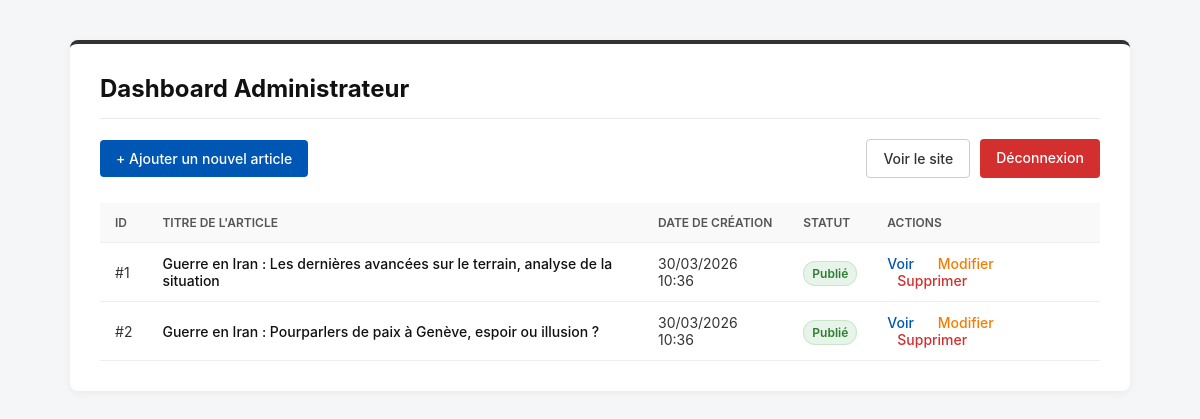
Page /admin/dashboard.php (signed in) on the committed database.
### tables this page shows
CREATE TABLE articles (
    id INTEGER PRIMARY KEY AUTOINCREMENT,
    title VARCHAR(255) NOT NULL,
    slug VARCHAR(255) NOT NULL UNIQUE,
    header_image VARCHAR(255),
    image_alt VARCHAR(255),
    content TEXT,
    created_at DATETIME DEFAULT CURRENT_TIMESTAMP,
    is_published BOOLEAN DEFAULT 1
);

### admin/dashboard.php (the view, shortened to what this page needs)
<?php
require_once '../includes/db.php';
$stmt = $pdo->query("SELECT * FROM articles ORDER BY created_at DESC");
$articles = $stmt->fetchAll();
?>
<!DOCTYPE html>
<html lang="fr">
<head>
</head>
<body>
    <div class="container">
        <h1>Dashboard Administrateur</h1>
        <div class="admin-nav">
            <a href="add_article.php" class="btn">+ Ajouter un nouvel article</a>
            <div class="nav-links-right">
                <a href="/rewriting/" target="_blank" class="btn btn-outline">Voir le site</a>
                <a href="logout.php" class="btn btn-danger">Déconnexion</a>
            </div>
        </div>
        <table>
            <thead>
                <tr>
                    <th>ID</th>
                    <th>Titre de l'article</th>
                    <th>Date de Création</th>
                    <th>Statut</th>
                    <th>Actions</th>
                </tr>
            </thead>
            <tbody>
                <?php foreach($articles as $a): ?>
                <tr>
                    <td>#<?php echo $a['id']; ?></td>
                    <td style="font-weight: 500; color: #111;"><?php echo htmlspecialchars($a['title']); ?></td>
                    <td><?php echo date('d/m/Y H:i', strtotime($a['created_at'])); ?></td>
                    <td><span class="status-badge"><?php echo $a['is_published'] ? 'Publié' : 'Brouillon'; ?></span></td>
                    <td class="actions">
                        <a href="/rewriting/article/<?php echo $a['slug']; ?>-<?php echo $a['id']; ?>.html" target="_blank" class="view-link">Voir</a>
                        <a href="edit_article.php?id=<?php echo $a['id']; ?>" class="edit-link">Modifier</a>
                        <a href="delete_article.php?id=<?php echo $a['id']; ?>" onclick="return confirm('Êtes-vous sûr de vouloir supprimer cet article ?');" class="delete-link">Supprimer</a>
                    </td>
                </tr>
                <?php endforeach; ?>
            </tbody>
        </table>
    </div>
</body>
</html>

### admin/dashboard.php (style rules this page uses)
body { font-family: -apple-system, BlinkMacSystemFont, "Segoe UI", Roboto, Helvetica, Arial, sans-serif; background: #f4f6f8; color: #333; margin: 0; padding: 40px 20px; }
.container { max-width: 1000px; margin: 0 auto; background: #fff; padding: 30px; border-radius: 8px; box-shadow: 0 2px 8px rgba(0,0,0,0.05); border-top: 4px solid #333; }
h1 { margin-top: 0; color: #111; border-bottom: 1px solid #eaeaea; padding-bottom: 15px; font-size: 24px; }
.admin-nav { display: flex; justify-content: space-between; align-items: center; margin-bottom: 25px; margin-top: 20px; }
.btn { text-decoration: none; padding: 10px 16px; background: #0056b3; color: #fff; border-radius: 4px; font-weight: 500; font-size: 14px; transition: background 0.2s; }
.btn-outline { background: #fff; border: 1px solid #ccc; color: #333; }
.btn-danger { background: #d32f2f; color: #fff; border: none; }
.nav-links-right { display: flex; gap: 10px; }
table { width: 100%; border-collapse: collapse; margin-top: 10px; font-size: 14px; }
th, td { padding: 12px 15px; border-bottom: 1px solid #eee; text-align: left; }
th { background: #f9f9f9; font-weight: 600; color: #555; text-transform: uppercase; font-size: 12px; }
.actions a { text-decoration: none; margin-right: 10px; font-weight: 500; }
.view-link { color: #0056b3; }
.edit-link { color: #f57c00; margin-left: 10px; }
.delete-link { color: #d32f2f; margin-left: 10px; }
.status-badge { padding: 4px 8px; border-radius: 12px; font-size: 12px; font-weight: 600; background: #e6f4ea; color: #2e7d32; border: 1px solid #c8e6c9; }

### rows in the picture
articles: id "1", title "Guerre en Iran : Les dernières avancées sur le terrain, analyse de la situation", created_at "30/03/2026 10:36", is_published "Publié"
articles: id "2", title "Guerre en Iran : Pourparlers de paix à Genève, espoir ou illusion ?", created_at "30/03/2026 10:36", is_published "Publié"
